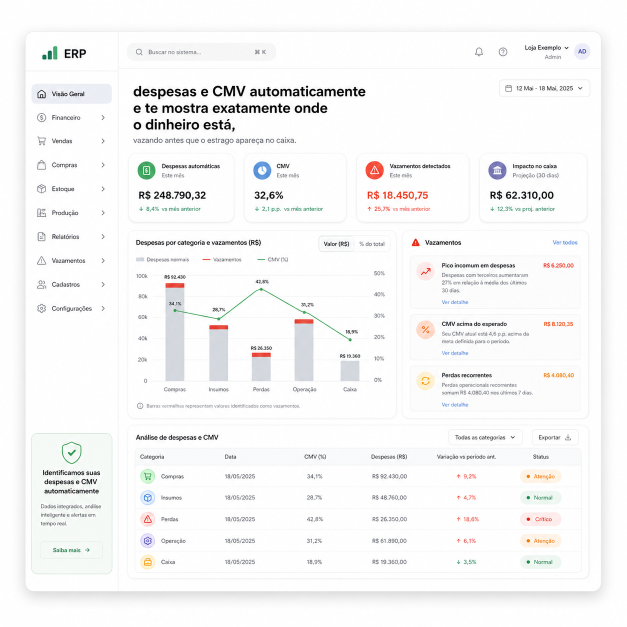
#> input picture MotionIA/image3/erp.png, 1254 x 1254 px, found by its file name (shown at 1/2 size)
$ python erp_zoom.py
#> lines starting #> are read from the running program, lines starting #| are printed output that depends on the picture
#!/usr/bin/env python3
"""
erp_zoom.py — Sequência zoom-pan pixel-perfect do ERP dashboard.
Cada frame gerado com Python (Pillow) + crop matemático → sem distorção.
"""
import subprocess, os, shutil, math

try:
    from PIL import Image
except ImportError:
    subprocess.run(["pip", "install", "Pillow", "-q"], check=True)
    from PIL import Image

SRC = r"c:\Users\Lucas\Desktop\MotionIA\image3\erp.png"
OUT = r"c:\Users\Lucas\Desktop\MotionIA\image3\erp_zoom.mp4"
TMP = r"c:\Users\Lucas\Desktop\MotionIA\image3\_zoom_tmp"

FPS  = 30
W, H = 720, 1280   # output 9:16

os.makedirs(TMP, exist_ok=True)
frames_dir = os.path.join(TMP, "frames")
os.makedirs(frames_dir, exist_ok=True)

# ── Carrega e escala a imagem para 2x (alta qualidade no zoom) ──────────────
src = Image.open(SRC).convert("RGB")
#> src is the input picture: PIL image 1254x1254 RGB; mean R, G, B 246.6, 246.4, 246.4
# Escala para 2160×2160 para ter qualidade no zoom
SCALE = 2160
src_large = src.resize((SCALE, SCALE), Image.LANCZOS)

# ── Padding: cria canvas 9:16 de fundo preto ─────────────────────────────────
# Imagem 2160×2160 centralizada em 2160×3840 (9:16)
CANVAS_W = 2160
CANVAS_H = 3840
PAD_TOP  = (CANVAS_H - CANVAS_W) // 2   # 840px

def make_padded():
    canvas = Image.new("RGB", (CANVAS_W, CANVAS_H), (0, 0, 0))
#> canvas: PIL image 2160x3840 RGB; every value is 0
    canvas.paste(src_large, (0, PAD_TOP))
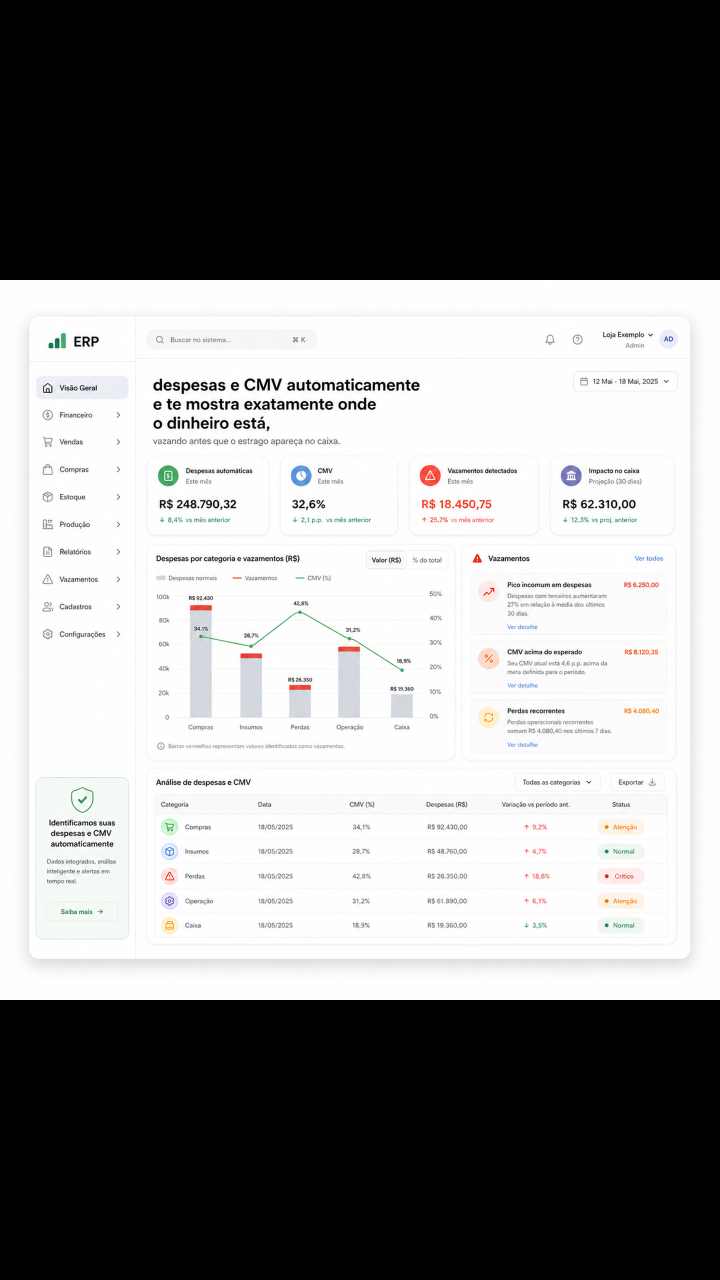
#> canvas: PIL image 2160x3840 RGB (shown at 1/3 size); mean R, G, B 138.7, 138.6, 138.6
    return canvas

PADDED = make_padded()

# [15 lines of commented-out code are left out]

def ease_inout(t):
    """Smoothstep 0→1"""
    return t * t * (3 - 2 * t)

def crop_zoom(image, cx, cy, zoom, out_w=W, out_h=H):
    """
    Extrai viewport de (out_w/zoom × out_h/zoom) centrado em (cx, cy)
    do canvas 2160×3840, e redimensiona para out_w×out_h.
    """
    vp_w = CANVAS_W / zoom
    vp_h = CANVAS_H / zoom
    x0 = cx - vp_w / 2
    y0 = cy - vp_h / 2
    # Clamp
    x0 = max(0, min(CANVAS_W - vp_w, x0))
    y0 = max(0, min(CANVAS_H - vp_h, y0))
    x1 = x0 + vp_w
    y1 = y0 + vp_h
    crop = image.crop((int(x0), int(y0), int(x1), int(y1)))
    return crop.resize((out_w, out_h), Image.LANCZOS)

# ── Segmentos ─────────────────────────────────────────────────────────────────
# (duração_s, zoom_from, zoom_to, cx_from, cy_from, cx_to, cy_to)
CX_CENTER = 1080
CY_CENTER = 1920
CX_CARDS  = 1080 ; CY_CARDS  = 1443
CX_CHART  = 637  ; CY_CHART  = 1950
CX_ALERTS = 1682 ; CY_ALERTS = 1950
CX_TABLE  = 1080 ; CY_TABLE  = 2493

SEGS = [
    (1.5, 1.0, 1.0,   CX_CENTER, CY_CENTER, CX_CENTER, CY_CENTER),  # full hold
    (1.2, 1.0, 2.5,   CX_CENTER, CY_CENTER, CX_CARDS,  CY_CARDS),   # zoom → cards
    (1.0, 2.5, 2.5,   CX_CARDS,  CY_CARDS,  CX_CARDS,  CY_CARDS),   # hold cards
    (1.0, 2.5, 2.5,   CX_CARDS,  CY_CARDS,  CX_CHART,  CY_CHART),   # pan → chart
    (0.8, 2.5, 2.5,   CX_CHART,  CY_CHART,  CX_CHART,  CY_CHART),   # hold chart
    (1.0, 2.5, 2.8,   CX_CHART,  CY_CHART,  CX_ALERTS, CY_ALERTS),  # pan → alerts
    (0.8, 2.8, 2.8,   CX_ALERTS, CY_ALERTS, CX_ALERTS, CY_ALERTS),  # hold alerts
    (1.0, 2.8, 2.8,   CX_ALERTS, CY_ALERTS, CX_TABLE,  CY_TABLE),   # pan → table
    (0.8, 2.8, 2.8,   CX_TABLE,  CY_TABLE,  CX_TABLE,  CY_TABLE),   # hold table
    (1.5, 2.8, 1.0,   CX_TABLE,  CY_TABLE,  CX_CENTER, CY_CENTER),  # pull back
    (0.8, 1.0, 1.0,   CX_CENTER, CY_CENTER, CX_CENTER, CY_CENTER),  # hold final
]

# ── Gera todos os frames ───────────────────────────────────────────────────────
total_frames = sum(int(s[0] * FPS) for s in SEGS)
frame_idx = 0

for seg_i, (dur, z0, z1, cx0, cy0, cx1, cy1) in enumerate(SEGS):
    n = int(dur * FPS)
    print(f"[{seg_i+1:02d}/{len(SEGS)}] {dur}s  z:{z0}→{z1}  ({cx0},{cy0})→({cx1},{cy1})")
    for f in range(n):
        t = f / max(1, n - 1)
        e = ease_inout(t)
        z  = z0  + (z1  - z0)  * e
        cx = cx0 + (cx1 - cx0) * e
        cy = cy0 + (cy1 - cy0) * e
        frame = crop_zoom(PADDED, cx, cy, z)
#> (the run stopped early here; a loop or call above may not have finished)
